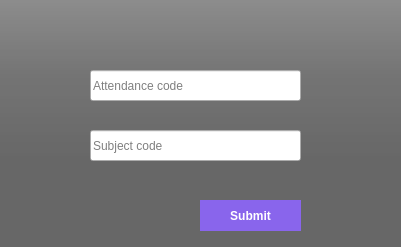
<?xml version="1.0" encoding="UTF-8"?>
<ui version="4.0">
 <class>MainWindow</class>
 <widget class="QMainWindow" name="MainWindow">
  <property name="geometry">
   <rect>
    <x>0</x>
    <y>0</y>
    <width>401</width>
    <height>247</height>
   </rect>
  </property>
  <property name="windowTitle">
   <string>Create the attendance code</string>
  </property>
  <widget class="QWidget" name="centralwidget">
   <widget class="QLabel" name="label">
    <property name="geometry">
     <rect>
      <x>0</x>
      <y>0</y>
      <width>401</width>
      <height>270</height>
     </rect>
    </property>
    <property name="styleSheet">
     <string notr="true">border-image: url(:/newPrefix/bg1.jpg);</string>
    </property>
    <property name="text">
     <string/>
    </property>
   </widget>
   <widget class="QLabel" name="label_2">
    <property name="geometry">
     <rect>
      <x>0</x>
      <y>0</y>
      <width>401</width>
      <height>270</height>
     </rect>
    </property>
    <property name="styleSheet">
     <string notr="true">background-color: qlineargradient(spread:pad, x1:0, x2:0, y2:0.715909, stop:0 rgba(0,0,0,9), stop:0.375 rgba(0,0,0,50), stop:0.835277 rgba(0,0,0,75));
</string>
    </property>
    <property name="text">
     <string/>
    </property>
   </widget>
   <widget class="QLabel" name="label_3">
    <property name="geometry">
     <rect>
      <x>0</x>
      <y>0</y>
      <width>401</width>
      <height>270</height>
     </rect>
    </property>
    <property name="styleSheet">
     <string notr="true">background-color: rgba(0,0,0,100);
</string>
    </property>
    <property name="text">
     <string/>
    </property>
   </widget>
   <widget class="QLineEdit" name="sbj_code">
    <property name="geometry">
     <rect>
      <x>90</x>
      <y>130</y>
      <width>211</width>
      <height>31</height>
     </rect>
    </property>
    <property name="font">
     <font>
      <pointsize>9</pointsize>
     </font>
    </property>
    <property name="placeholderText">
     <string>Subject code</string>
    </property>
   </widget>
   <widget class="QLabel" name="alert">
    <property name="geometry">
     <rect>
      <x>90</x>
      <y>19</y>
      <width>261</width>
      <height>31</height>
     </rect>
    </property>
    <property name="font">
     <font>
      <pointsize>10</pointsize>
      <weight>75</weight>
      <bold>true</bold>
     </font>
    </property>
    <property name="styleSheet">
     <string notr="true">color:red;
</string>
    </property>
    <property name="text">
     <string/>
    </property>
   </widget>
   <widget class="QPushButton" name="button">
    <property name="geometry">
     <rect>
      <x>200</x>
      <y>200</y>
      <width>101</width>
      <height>31</height>
     </rect>
    </property>
    <property name="font">
     <font>
      <pointsize>9</pointsize>
      <weight>75</weight>
      <bold>true</bold>
     </font>
    </property>
    <property name="cursor">
     <cursorShape>PointingHandCursor</cursorShape>
    </property>
    <property name="styleSheet">
     <string notr="true">QPushButton#button{
	background: rgb(137,101,236);
	border-radius: 20px;
	color: white;
}
QPushButton#button:hover{
	background-color: rgb(255,255,255,210);
	border-radius: 15px;
	color: black;
}
QPushButton#button:pressed{
	background-color: rgb(255,255,255,210);
	padding-top: 5px;
	padding-left: 5px;
}</string>
    </property>
    <property name="text">
     <string>Submit</string>
    </property>
   </widget>
   <widget class="QLineEdit" name="attend_code">
    <property name="geometry">
     <rect>
      <x>90</x>
      <y>70</y>
      <width>211</width>
      <height>31</height>
     </rect>
    </property>
    <property name="font">
     <font>
      <pointsize>9</pointsize>
     </font>
    </property>
    <property name="placeholderText">
     <string>Attendance code</string>
    </property>
   </widget>
  </widget>
 </widget>
 <resources>
  <include location="res.qrc"/>
 </resources>
 <connections/>
</ui>
